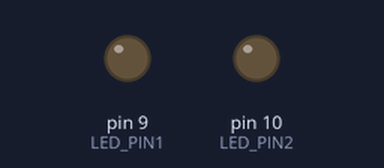
Simulated run of this sketch. Board: Arduino Uno, built with avr-gcc and run on an emulated ATmega328P. Shown: output pins drawn as LEDs (lit = HIGH).

Above: at 0.15 s.
Timing chart, 0 to 1.6 s (numbered marks = the images above):
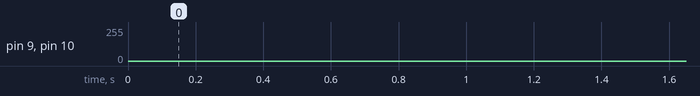

The sketch:

p80_sketch4.ino
```cpp
#define LED_PIN1 9
#define LED_PIN2 10

void setup() {
  pinMode(LED_PIN1, OUTPUT);
  pinMode(LED_PIN2, OUTPUT);
}

void loop() {
  int i,j;
  for(i=255;i>-1;i--){
    analogWrite(LED_PIN1, i);
    j=255-i;
    analogWrite(LED_PIN2, j);
    delay(5);
  }
}
```
